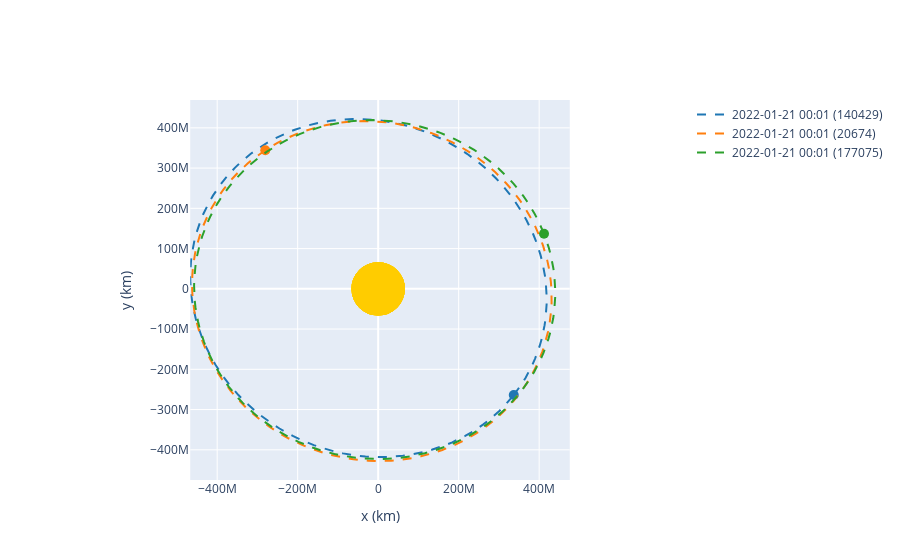

This figure's notebook cell:
### Code cell
a = Orbit.from_sbdb("140429")
b = Orbit.from_sbdb("20674")
c = Orbit.from_sbdb("177075")
op = OrbitPlotter2D()
op.plot(a, label="140429")
op.plot(b, label="20674")
op.plot(c, label="177075")

### Figure 1 — Plotly figure (JSON) as saved in the notebook; plotly's stock layout.template omitted (floating-point values rounded to 4 significant figures; data arrays with more than 128 entries replaced by an {"elided": "..."} marker saying what was removed)
{"data": [{"hoverinfo": "none", "line": {"color": "rgb(31, 119, 180)", "dash": "dash", "width": 2}, "mode": "lines", "name": "2022-01-21 00:01 (140429)", "type": "scatter", "x": {"elided": "150 float values"}, "y": {"elided": "150 float values"}}, {"marker": {"color": "rgb(31, 119, 180)", "size": 10, "symbol": "circle"}, "mode": "markers", "showlegend": false, "type": "scatter", "x": [336900000.0], "y": [-263900000.0]}, {"hoverinfo": "none", "line": {"color": "rgb(255, 127, 14)", "dash": "dash", "width": 2}, "mode": "lines", "name": "2022-01-21 00:01 (20674)", "type": "scatter", "x": {"elided": "150 float values"}, "y": {"elided": "150 float values"}}, {"marker": {"color": "rgb(255, 127, 14)", "size": 10, "symbol": "circle"}, "mode": "markers", "showlegend": false, "type": "scatter", "x": [-280500000.0], "y": [344500000.0]}, {"hoverinfo": "none", "line": {"color": "rgb(44, 160, 44)", "dash": "dash", "width": 2}, "mode": "lines", "name": "2022-01-21 00:01 (177075)", "type": "scatter", "x": {"elided": "150 float values"}, "y": {"elided": "150 float values"}}, {"marker": {"color": "rgb(44, 160, 44)", "size": 10, "symbol": "circle"}, "mode": "markers", "showlegend": false, "type": "scatter", "x": [412100000.0], "y": [136900000.0]}], "layout": {"autosize": true, "shapes": [{"fillcolor": "#ffcc00", "line": {"color": "#ffcc00"}, "opacity": 1, "type": "circle", "x0": -63800000.0, "x1": 63800000.0, "xref": "x", "y0": -63800000.0, "y1": 63800000.0, "yref": "y"}, {"fillcolor": "#ffcc00", "line": {"color": "#ffcc00"}, "opacity": 1, "type": "circle", "x0": -63800000.0, "x1": 63800000.0, "xref": "x", "y0": -63800000.0, "y1": 63800000.0, "yref": "y"}, {"fillcolor": "#ffcc00", "line": {"color": "#ffcc00"}, "opacity": 1, "type": "circle", "x0": -63800000.0, "x1": 63800000.0, "xref": "x", "y0": -63800000.0, "y1": 63800000.0, "yref": "y"}, {"fillcolor": "#ffcc00", "line": {"color": "#ffcc00"}, "opacity": 1, "type": "circle", "x0": -63800000.0, "x1": 63800000.0, "xref": "x", "y0": -63800000.0, "y1": 63800000.0, "yref": "y"}, {"fillcolor": "#ffcc00", "line": {"color": "#ffcc00"}, "opacity": 1, "type": "circle", "x0": -63800000.0, "x1": 63800000.0, "xref": "x", "y0": -63800000.0, "y1": 63800000.0, "yref": "y"}, {"fillcolor": "#ffcc00", "line": {"color": "#ffcc00"}, "opacity": 1, "type": "circle", "x0": -63800000.0, "x1": 63800000.0, "xref": "x", "y0": -63800000.0, "y1": 63800000.0, "yref": "y"}], "xaxis": {"constrain": "domain", "title": {"text": " x (km)"}}, "yaxis": {"scaleanchor": "x", "title": {"text": " y (km)"}}}}
